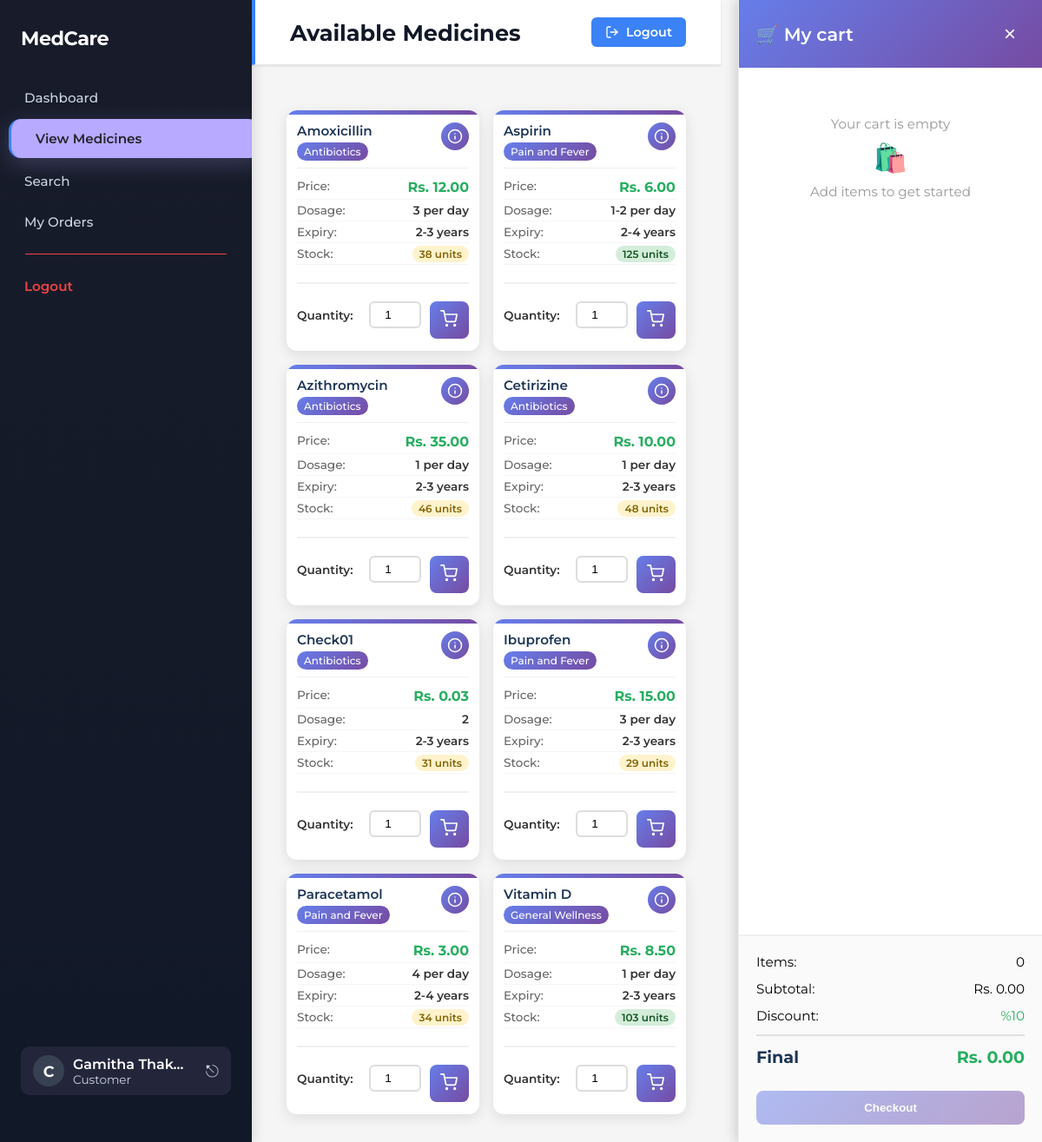
/view_medicines.php (signed in), run on the app's committed database.
### tables this page shows
CREATE TABLE IF NOT EXISTS `medicine` (
  `MEDICINE_ID` varchar(10) NOT NULL,
  `NAME` char(50) NOT NULL,
  `CATEGORY` enum('Pain and Fever','Antibiotics','Chronic Care','General Wellness') NOT NULL,
  `Price` float NOT NULL,
  `STOCK_QUANTITY` int NOT NULL,
  `DOSAGE` char(50) NOT NULL,
  `EXP_DURATION` char(50) NOT NULL,
  PRIMARY KEY (`MEDICINE_ID`)
);

### public/view_medicines.php (the view, shortened to what this page needs)
<?php
require_once "../config/db_connect.php";
$f_name = $_SESSION['f_name'] ?? 'Customer';
$l_name = $_SESSION['l_name'] ?? '';
$sql = "SELECT MEDICINE_ID, NAME, CATEGORY, PRICE, STOCK_QUANTITY, DOSAGE, EXP_DURATION
        FROM medicine
        WHERE STOCK_QUANTITY > 0
        ORDER BY NAME ASC";
$result = $conn->query($sql);
$cart_items = array();
$cart_count = 0;
$total_price = 0;
?>
<!DOCTYPE html>
<html lang="en">
<head>
    <link rel="stylesheet" href="../css/dashboard.css">
</head>
<body>
<div class="sidebar" style="background: linear-gradient(180deg, #181c2a 0%, #111827 100%); color: #fff; min-width: 290px; width: 290px; display: flex; flex-direction: column; align-items: stretch; justify-content: space-between; height: 100vh; position: fixed; left: 0; top: 0; box-shadow: 4px 0 12px rgba(0,0,0,0.10); overflow: hidden;">
    <div>
        <div class="sidebar-logo" style="padding: 0 24px; margin-bottom: 32px; font-size: 1.4rem; font-weight: 700; letter-spacing: -0.5px; color: #fff;">MedCare</div>
        <nav class="sidebar-nav" style="display: flex; flex-direction: column; gap: 2px;">
            <a href="dashboard_customer.php" style="display: flex; align-items: center; gap: 12px; padding: 13px 28px; border-radius: 12px; color: #cbd5e1; font-weight: 500;">Dashboard</a>
            <a href="view_medicines.php" class="active" style="display: flex; align-items: center; gap: 12px; padding: 13px 28px; border-radius: 14px; background: #b7aaff; color: #23232a; font-weight: 600; margin-bottom: 2px; margin-left: 10px; margin-right: -8px; box-shadow: 0 6px 24px 0 rgba(183,170,255,0.25), 0 1.5px 8px 0 rgba(0,0,0,0.10); position: relative; z-index: 2;">View Medicines</a>
            <a href="search_medicine.php" style="display: flex; align-items: center; gap: 12px; padding: 13px 28px; border-radius: 12px; color: #cbd5e1; font-weight: 500;">Search</a>
            <a href="my_order.php" style="display: flex; align-items: center; gap: 12px; padding: 13px 28px; border-radius: 12px; color: #cbd5e1; font-weight: 500;">My Orders</a>
            <div style="height:1px; background:#ef4444; width:80%; margin:12px auto; border-radius:1px;"></div>
            <a href="logout.php" style="display: flex; align-items: center; gap: 12px; padding: 13px 28px; border-radius: 12px; color: #ef4444; font-weight: 600;">Logout</a>
        </nav>
    </div>
    <div style="padding: 0 24px 24px 24px;">
        <div style="display: flex; align-items: center; gap: 10px; background: #23263a; border-radius: 10px; padding: 10px 14px;">
            <div style="width: 36px; height: 36px; border-radius: 50%; background: #374151; display: flex; align-items: center; justify-content: center; font-size: 1.1em; font-weight: 700; color: #fff;">C</div>
            <div style="flex:1; min-width:0;">
                <div style="font-size: 1em; font-weight: 600; color: #fff; white-space:nowrap; overflow:hidden; text-overflow:ellipsis;"><?php echo htmlspecialchars($f_name . ' ' . $l_name); ?></div>
                <div style="font-size: 0.85em; color: #cbd5e1;">Customer</div>
            </div>
            <a href="logout.php" style="color: #cbd5e1; font-size: 1.2em; text-decoration: none; margin-left: 8px;">⎋</a>
        </div>
    </div>
</div>
<div style="margin-left: 290px;" class="main-content">
    <div class="header-bar">
        <h1>Available Medicines</h1>
        <a href="logout.php" style="display: flex; align-items: center; gap: 8px; color: white; background: #3B82F6; text-decoration: none; font-weight: 600; padding: 8px 16px; border-radius: 6px; transition: all 0.3s; font-size: 0.9rem;" onmouseover="this.style.background='#2563EB';" onmouseout="this.style.background='#3B82F6';">
            <svg width="16" height="16" viewBox="0 0 24 24" fill="none" stroke="currentColor" stroke-width="2" stroke-linecap="round" stroke-linejoin="round">
                <path d="M9 21H5a2 2 0 0 1-2-2V5a2 2 0 0 1 2-2h4"></path>
                <polyline points="16 17 21 12 16 7"></polyline>
                <line x1="21" y1="12" x2="9" y2="12"></line>
            </svg>
            Logout
        </a>
    </div>
    <div class="content">
    <?php if ($result && $result->num_rows > 0): ?>
        <div class="medicines-grid">
            <?php while($medicine = $result->fetch_assoc()): ?>
                <div class="medicine-card">
                    <div class="medicine-header">
                        <div class="medicine-header-left">
                            <h3 class="medicine-name"><?php echo htmlspecialchars($medicine['NAME']); ?></h3>
                            <span class="medicine-category"><?php echo htmlspecialchars($medicine['CATEGORY']); ?></span>
                        </div>
                        <a href="medicine_details.php?id=<?php echo $medicine['MEDICINE_ID']; ?>" class="medicine-info-icon" title="View Details">
                            <svg width="18" height="18" viewBox="0 0 24 24" fill="none" stroke="currentColor" stroke-width="2" stroke-linecap="round" stroke-linejoin="round">
                                <circle cx="12" cy="12" r="10"></circle>
                                <line x1="12" y1="16" x2="12" y2="12"></line>
                                <line x1="12" y1="8" x2="12.01" y2="8"></line>
                            </svg>
                        </a>
                    </div>
                    <div class="medicine-details">
                        <div class="detail-row">
                            <span class="detail-label">Price:</span>
                            <span class="detail-value price">Rs. <?php echo number_format($medicine['PRICE'], 2); ?></span>
                        </div>
                        <div class="detail-row">
                            <span class="detail-label">Dosage:</span>
                            <span class="detail-value"><?php echo htmlspecialchars($medicine['DOSAGE']); ?></span>
                        </div>
                        <div class="detail-row">
                            <span class="detail-label">Expiry:</span>
                            <span class="detail-value"><?php echo htmlspecialchars($medicine['EXP_DURATION']); ?></span>
                        </div>
                        <div class="detail-row">
                            <span class="detail-label">Stock:</span>
                            <span class="detail-value">
                                <?php
                                $stock = $medicine['STOCK_QUANTITY'];
                                if ($stock > 50) {
                                    echo '<span class="stock-badge stock-high">' . $stock . ' units</span>';
                                } elseif ($stock > 20) {
                                    echo '<span class="stock-badge stock-medium">' . $stock . ' units</span>';
                                } else {
                                    echo '<span class="stock-badge stock-low">' . $stock . ' units</span>';
                                }
                                ?>
                            </span>
                        </div>
                    </div>
                    <form action="add_to_cart.php" method="POST" class="cart-form" onsubmit="handleAddToCart(event);">
                        <div class="quantity-control">
                            <label for="qty_<?php echo $medicine['MEDICINE_ID']; ?>">Quantity:</label>
                            <input
                                type="number"
                                id="qty_<?php echo $medicine['MEDICINE_ID']; ?>"
                                name="quantity"
                                value="1"
                                min="1"
                                max="<?php echo $medicine['STOCK_QUANTITY']; ?>"
                                required
                                style="width: 60px; margin-left: 8px;"
                            >
                        </div>
                        <button type="submit" name="add_to_cart" class="btn btn-primary" title="Add to Cart">
                            <svg width="20" height="20" viewBox="0 0 24 24" fill="none" stroke="currentColor" stroke-width="2" stroke-linecap="round" stroke-linejoin="round">
                                <circle cx="9" cy="21" r="1"></circle>
                                <circle cx="20" cy="21" r="1"></circle>
                                <path d="M1 1h4l2.68 13.39a2 2 0 0 0 2 1.61h9.72a2 2 0 0 0 2-1.61L23 6H6"></path>
                            </svg>
                        </button>
                    </form>
                </div>
            <?php endwhile; ?>
        </div>
    <?php endif; ?>
</div>
<div class="cart-sidebar">
    <div class="cart-sidebar-header">
        <h3>🛒 My cart</h3>
        <button class="cart-close-btn" onclick="closeCart()">×</button>
    </div>
    <div class="cart-items-container" id="cartItemsContainer">
        <?php if (count($cart_items) > 0): ?>
            <?php foreach ($cart_items as $medicine_id => $item): ?>
                <div class="cart-item" id="cart-item-<?php echo $medicine_id; ?>">
                    <div class="cart-item-name"><?php echo htmlspecialchars($item['name']); ?></div>
                    <div class="cart-item-details">
                        <span class="cart-item-qty"><?php echo $item['quantity']; ?> x</span>
                        <span class="cart-item-price">Rs. <?php echo number_format($item['price'], 2); ?></span>
                    </div>
                    <div style="text-align: right; font-size: 0.9rem; color: #666; margin-bottom: 8px;">
                        Subtotal: <strong style="color: #27ae60;">Rs. <?php echo number_format($item['subtotal'], 2); ?></strong>
                    </div>
                    <div class="cart-item-actions">
                        <form action="update_cart.php" method="POST" style="display: inline;">
                            <input type="hidden" name="medicine_id" value="<?php echo $medicine_id; ?>">
                            <input type="hidden" name="quantity" value="<?php echo $item['quantity'] - 1; ?>">
                            <button type="submit" class="btn-remove">Remove</button>
                        </form>
                    </div>
                </div>
            <?php endforeach; ?>
        <?php else: ?>
            <div class="cart-empty-message">
                <p>Your cart is empty</p>
                <p style="font-size: 2rem; margin: 10px 0;">🛍️</p>
                <p>Add items to get started</p>
            </div>
        <?php endif; ?>
    </div>
    <div class="cart-summary">
        <div class="summary-row">
            <span>Items:</span>
            <span id="cartCount"><?php echo $cart_count; ?></span>
        </div>
        <div class="summary-row">
            <span>Subtotal:</span>
            <span id="cartSubtotal">Rs. <?php echo number_format($total_price, 2); ?></span>
        </div>
        <div class="summary-row">
            <span>Discount:</span>
            <span style="color: #27ae60;">%10</span>
        </div>
        <div class="summary-row total">
            <span>Final</span>
            <span id="cartTotal">Rs. <?php echo number_format($total_price * 0.9, 2); ?></span>
        </div>
        <div class="cart-actions">
            <?php if ($cart_count > 0): ?>
                <a href="place_order.php" class="btn-checkout">Checkout</a>
            <?php else: ?>
                <button class="btn-checkout" disabled style="opacity: 0.5; cursor: not-allowed;">Checkout</button>
            <?php endif; ?>
        </div>
    </div>
</div>
</body>
</html>
</body>
</html>

### css/dashboard.css (style rules this page uses)
* { margin: 0; padding: 0; box-sizing: border-box; }
body { font-family: 'Montserrat', sans-serif; background: #f5f5f5; display: flex; height: 100vh; }
.sidebar { width: 240px; background: linear-gradient(180deg, #1F2937 0%, #111827 100%); color: white; padding: 30px 0px; position: fixed; height: 100vh; overflow-y: hidden; box-shadow: 4px 0 12px rgba(0,0,0,0.1); }
.sidebar-logo { padding: 10px 24px; margin-bottom: 32px; font-size: 1.4rem; font-weight: 700; letter-spacing: -0.5px; }
.sidebar-nav { display: flex; flex-direction: column; }
.sidebar-nav a, .sidebar-nav button { display: flex; align-items: center; padding: 12px 24px; text-decoration: none; color: #9CA3AF; font-size: 0.95rem; font-weight: 500; transition: all 0.2s; border: none; background: none; cursor: pointer; width: 100%; text-align: left; }
.sidebar-nav a.active { background: rgba(59,130,246,0.1); color: #3B82F6; border-left: 3px solid #3B82F6; padding-left: 21px; }
.main-content { margin-left: 240px; flex: 1; display: flex; flex-direction: column; }
.header-bar { background: #e8f0fe; padding: 24px; border-radius: 0px; box-shadow: 0 1px 3px rgba(0,0,0,0.1); border-left: 4px solid #3B82F6; text-align: center; position: relative; transition: background 0.2s; }
.header-bar h1 { color: #111827; }
.content { flex: 1; overflow-y: auto; padding: 32px 40px; }

### data on the page
medicine: NAME "Amoxicillin", CATEGORY "Antibiotics", Price "12.00", DOSAGE "3 per day", EXP_DURATION "2-3 years", STOCK_QUANTITY "38", quantity "1"
medicine: NAME "Aspirin", CATEGORY "Pain and Fever", Price "6.00", DOSAGE "1-2 per day", EXP_DURATION "2-4 years", STOCK_QUANTITY "125", quantity "1"
medicine: NAME "Azithromycin", CATEGORY "Antibiotics", Price "35.00", DOSAGE "1 per day", EXP_DURATION "2-3 years", STOCK_QUANTITY "46", quantity "1"
medicine: NAME "Cetirizine", CATEGORY "Antibiotics", Price "10.00", DOSAGE "1 per day", EXP_DURATION "2-3 years", STOCK_QUANTITY "48", quantity "1"
medicine: NAME "Check01", CATEGORY "Antibiotics", Price "0.03", DOSAGE "2", EXP_DURATION "2-3 years", STOCK_QUANTITY "31", quantity "1"
medicine: NAME "Ibuprofen", CATEGORY "Pain and Fever", Price "15.00", DOSAGE "3 per day", EXP_DURATION "2-3 years", STOCK_QUANTITY "29", quantity "1"
medicine: NAME "Paracetamol", CATEGORY "Pain and Fever", Price "3.00", DOSAGE "4 per day", EXP_DURATION "2-4 years", STOCK_QUANTITY "34", quantity "1"
medicine: NAME "Vitamin D", CATEGORY "General Wellness", Price "8.50", DOSAGE "1 per day", EXP_DURATION "2-3 years", STOCK_QUANTITY "103", quantity "1"

### other printed values
$f_name . ' ' . $l_name "Gamitha Thak…"
$cart_count "0"
$total_price "0.00"
$total_price * 0.9 "0.00"
